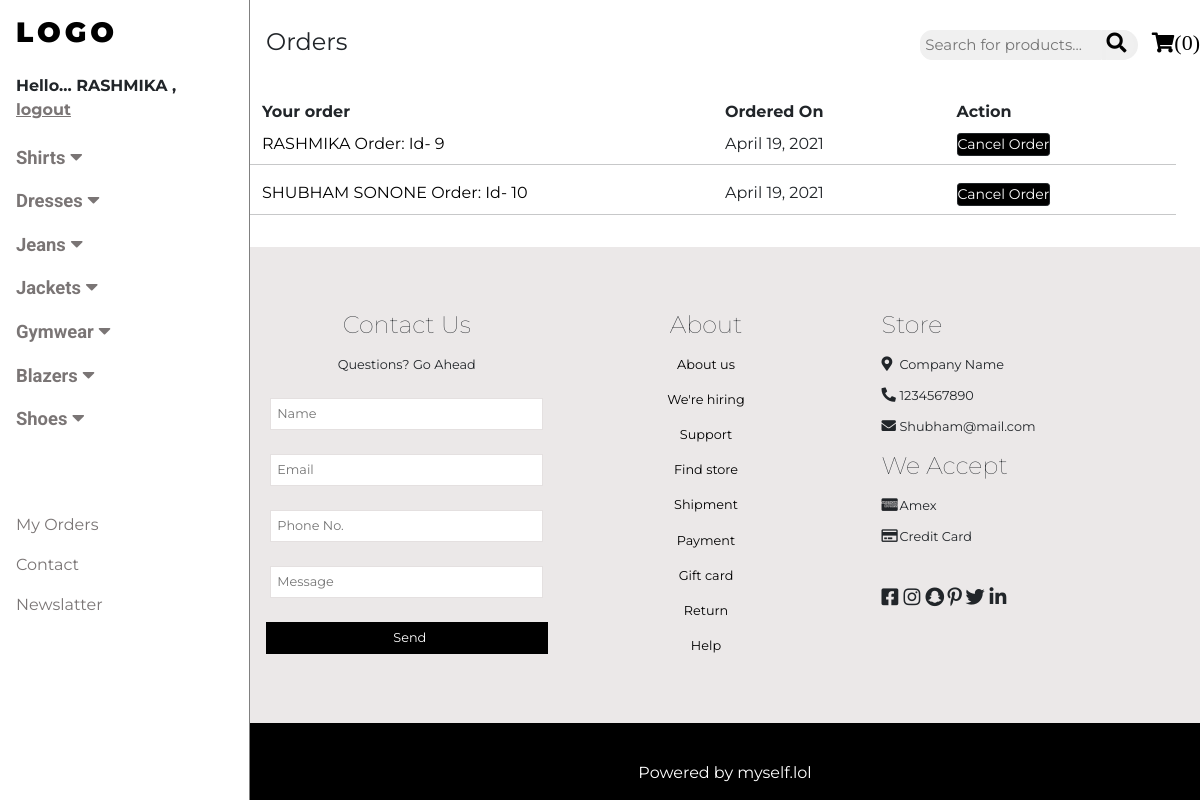
The app's page /myorders/ (signed in) with its own data.
### shop/models.py (models this page shows)
class order(models.Model):
    owner=models.ForeignKey(User,on_delete=models.CASCADE)
    orderitem=models.TextField(null=False)
    totalprice=models.CharField(max_length=500)
    name=models.CharField(max_length=50)
    email=models.CharField(max_length=50)
    phone=models.CharField(max_length=15)
    address=models.TextField(max_length=300)
    city=models.CharField(max_length=50)
    state=models.CharField(max_length=50)
    zipcode=models.IntegerField()
    orderdate=models.DateField(auto_now_add=True)
    def __str__(self):
        return self.name.upper()+' Order: Id- '+ str(self.id)

### shop/views.py (the view)
# urls.py: path("myorders/",views.myorder,name='myorder'),
def myorder(request):
    if request.user.is_authenticated:
        orders=order.objects.filter(owner=request.user)
        return render(request,'myorders.html',{'orders':orders})
    else:
        messages.error(request,'You need to login before check orders...')
        return redirect('/')

### shop/templates/myorders.html (shortened to what this page needs)
{% extends 'base.html' %}
{% block pagename %}Orders{% endblock pagename %}
{% block body %}
{% load static %}
<div class="container my-3">
    {% if orders %}
    <div class="row w-100">
    <div class="col-6 fw-bold fs-6 mb-2">Your order</div>
      <div class="col-3 fw-bold fs-6 mb-2">Ordered On</div>
      <div class="col-3 fw-bold fs-6 mb-2">Action</div>
{% for order in orders %}
      <div class="col-6 fs-6 mb-2"><a href="orderdetails/{{order.id}}/" style="color:black">{{order}}</a></div>
      <div class="col-3 fs-6 mb-2">{{order.orderdate}}</div>
      <div class="col-3 fs-6 mb-2"><button id="c{{order.id}}" class="cancelOrder btn btn-outline-dark my-0 btn-sm" style="display:inline-block;width: auto;height: auto;color: white;">Cancel Order</button></div>
    <hr>
{% endfor %}
    </div>
    {% else %}
    <p mt-5>You have no orders to show... <a href="/"> <u>Home</u></a></p>
    {% endif %}
</div>
{% endblock body %}

### shop/templates/base.html (shortened to what this page needs)
<!DOCTYPE html>
<html lang="en">
{% load static %}
<head>
    <link href="https://cdn.jsdelivr.net/npm/bootstrap@5.0.0-beta3/dist/css/bootstrap.min.css" rel="stylesheet">
    <link rel="stylesheet" href="{% static 'webfonts/all.min.css' %}">
    <link rel="stylesheet" href="{% static 'CSS/Code.css/' %}">
    <link rel="stylesheet" href="{% static 'CSS/media.css' %}">
</head>
<body style="max-width: 1200px; margin: auto;">
    <div class="main">
        <nav class="side">
            <div class="logo">
                <a href="/">
                    <h3>LOGO</h3>
                </a>
            </div>
            {% if user.is_authenticated %}
            <div class="fw-bold mx-3 fs-6 welcomeuser" style="height:30px;">
                Hello... <p class="text-uppercase m-0" style="display: inline-block;">{{user.username}},</p> <a
                    href="/logout" class="fs-6"><u>logout</u></a>
            </div>
            {% endif %}
            <div class="menu" id="menuu">
                <a class="cat" id="sh" onclick='coll("shirts","sh");'>Shirts <i class="fas fa-caret-down"></i></a>
                <a class="cat">Dresses <i class="fas fa-caret-down"></i></a>
                <a class="cat" id="je" onclick='coll("jeans","je");'>Jeans <i class="fas fa-caret-down"></i></a>
                <a class="cat" id="ja" onclick='coll("jackets","ja");'>Jackets <i class="fas fa-caret-down"></i></a>
                <a class="cat" id="gy" onclick='coll("gymwear","gy");'>Gymwear <i class="fas fa-caret-down"></i></a>
                <a class="cat">Blazers <i class="fas fa-caret-down"></i></a>
                <a class="cat" id="sho" onclick='coll("shoes","sho");'>Shoes <i class="fas fa-caret-down"></i></a>
            </div>
            {% if user.is_authenticated %}
            <a class="bottom" href="/myorders/" role="button">My Orders</a>
            {% else %}
            <a class="bottom" data-bs-toggle="modal" href="#login_user" role="button">Login/SignUp</a>
            {% endif %}
            <a href="#cont" class="bottom">Contact</a>
            <a href="#" class="bottom">Newslatter</a>
        </nav>
        <div class="page">
            <div class="header">
                <p style="display: block;float: left;" class="pagename">{% block pagename %}{% endblock pagename %}</p>
                <div class="my-4 searchbar" style="display: inline-block;float: right;width: max-content;">
                    <div style="display: inline-block;width: max-content;" class="searchbar1">
                    <form action="/search/" method="GET">
                        <input name="search" type="search" placeholder="Search for products..." class="search"><button type="submit" style="font-size: 0;border:none;
                        border-bottom-right-radius: 20px;border-top-right-radius: 20px;
                    "><i class="fas fa-search mx-1"></i></button>
                    </form>
                </div>
                    <a href="/cart" class="cartlink"><i class="fas fa-shopping-cart"
                            style="margin-left: 8px;color: black;"><span
                                style="color: black;font-size: 110%;font-family: 'Times New Roman', Times, serif;font-weight: 500;"
                                id="cartnum"></span></i>
                    </a>
                </div>
            </div>
            {% block body %}{% endblock body %}
            <div class="more">
                <div class="contact" id="cont">
                    <p class="txt1">Contact Us</p>
                    <p class="txt2">Questions? Go Ahead</p>
                    <form action="contact" name="myform" onsubmit="return validate();" method="POST">{% csrf_token %}
                        <input type="text" class="form" placeholder="Name" name="name" required>
                        <input type="text" class="form" placeholder="Email" name="mail" required>
                        <input type="text" class="form" placeholder="Phone No." name="phone">
                        <input type="text" class="form" placeholder="Message" name="message" required>
                        <input type="submit" class="send form" value="Send">
                    </form>
                </div>
                <div class="about">
                    <p class="txt1">About</p>
                    <a href="#" class="txt2">About us</a>
                    <a href="#" class="txt2">We're hiring</a>
                    <a href="#" class="txt2">Support</a>
                    <a href="#" class="txt2">Find store</a>
                    <a href="#" class="txt2">Shipment</a>
                    <a href="#" class="txt2">Payment</a>
                    <a href="#" class="txt2">Gift card</a>
                    <a href="#" class="txt2">Return</a>
                    <a href="#" class="txt2">Help</a>
                </div>
                <div class="store">
                    <p class="txt1">Store</p>
                    <p class="txt2"><i class="fas fa-map-marker-alt icon"></i>Company Name</p>
                    <p class="txt2"><i class="fas fa-phone-alt icon"></i>1234567890</p>
                    <p class="txt2"><i class="fas fa-envelope icon"></i>Shubham@mail.com</p>
                    <p class="txt1">We Accept</p>
                    <p class="txt2"><i class="fab fa-cc-amex icon"></i>Amex</p>
                    <p class="txt2"><i class="far fa-credit-card icon"></i>Credit Card</p>
                    <p class="icon2"><i class="fab fa-facebook-square"></i><i class="fab fa-instagram"></i><i
                            class="fab fa-snapchat"></i><i class="fab fa-pinterest-p"></i><i
                            class="fab fa-twitter adjust"></i><i class="fab fa-linkedin-in"></i></p>
                </div>
            </div>
            <div class="footer">
                <p>Powered by myself.lol</p>
            </div>
        </div>
    </div>
</body>
</html>

### shop/static/CSS/Code.css (style rules this page uses)
* { margin: 0; padding: 0; }
html, body { font-family: "Montserrat", sans-serif; font-size: 1rem; line-height: 1.5; }
.side { width: 250px; display: flex; }
a { color: black; }
a:link,a:visited { text-decoration: none; color: black; color: rgb(122, 117, 117); }
.logo { padding: 16px!important; letter-spacing:4px ; display: inline-block; }
.logo a h3 { font-weight:999; color: black; font-family: "Montserrat", sans-serif; }
.side { display: block; width: 250px; position: fixed; height: 100%; overflow: auto; border-right:1px solid gray; }
.menu { padding: 32px 0 64px 0; display: flex; flex-direction: column; }
.cat { display: block; font-size: 1.15rem; font-family: 'Roboto', sans-serif; text-decoration: none; color: rgb(122, 117, 117); font-weight: bold; padding: 8px 16px; }
.bottom { display: block; text-decoration: none; color: black; padding: 8px 16px; }
.page { margin-left: 250px; box-sizing: border-box; }
.header { font-size: 1.5rem; height: 84px; padding: 0.24px 0 0 16px; }
p { display: block; margin-block-start: 1em; margin-block-end: 1em; margin-inline-start: 0px; margin-inline-end: 0px; }
i { font-size: 20px; padding-top: 2px; cursor: pointer; }
.search { height: 30px; width: auto; text-align: center; font-size: 15px; border-top-left-radius: 12px; border-bottom-left-radius: 12px; border: 1px solid rgb(240, 240, 240); background-color: rgb(240, 240, 240); }
.fa-search { border: 1px solid rgb(240, 240, 240); background-color: rgb(240, 240, 240); border-top-right-radius: 12px; border-bottom-right-radius: 12px; padding:2px 6px 6px 0; }
.btn { display: block; width: 130px; height: 50px; margin: 15px 0; background-color: black; padding: 0!important; }
.more { display: flex; padding: 20px 0; background-color: rgb(235, 232, 232); }
.contact { padding: 32px 16px; width: 33%; text-align: center; }
.form { margin: 12px 0px; width: 97%; height: 32px; font-size: 0.8rem; padding-left: 6px; border: 1px solid rgb(228, 224, 224); }
.txt1 { margin: 8px 0px; font-size: 1.5rem; font-weight:lighter; }
.txt2 { margin: 12px 0px; font-size: 0.8rem; word-wrap: normal; }
.send { width: 100%; background-color: black; color: white; border: none; }
.about { padding: 32px 0px; width: 30%; text-align: center; }
.about a { margin-bottom: 16px; display: block; color: black; }
.store { padding: 32px 33px; width: 30%; }
.icon { font-size: 0.9rem; width: 18px; }
.icon2 i { margin-top: 22px; font-size: 1.2rem; width: 22px; }
.adjust { margin-left: -4px; margin-right: 2px; }
.footer { margin: 0; width: 100%; height: 80px; background-color: black; color: white; padding: 22px 0 }
.footer p { text-align: center; vertical-align: middle; }

### records on screen
order: name+id "RASHMIKA Order: Id- 9", orderdate "April 19, 2021"
order: name+id "SHUBHAM SONONE Order: Id- 10", orderdate "April 19, 2021"

### other values on screen
{{ user.username }} "RASHMIKA"
